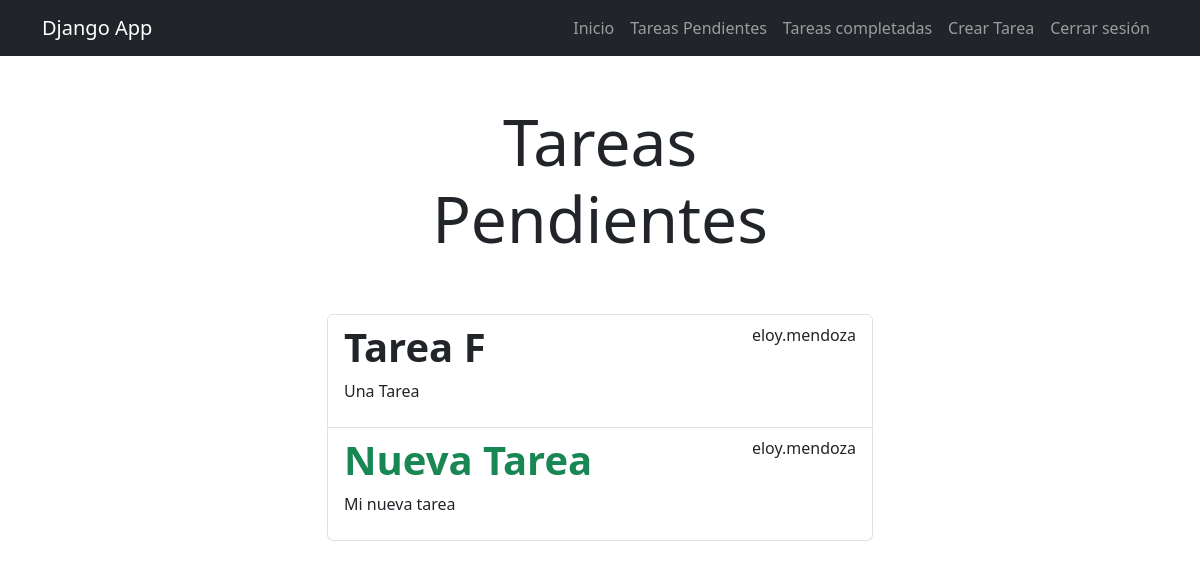
The page /tasks/ (signed in) on the database its author committed.
### task/models.py (models this page shows, shortened)
class Task(models.Model):
    title = models.CharField(max_length=100)
    description = models.TextField(blank=False)
    created = models.DateTimeField(auto_now_add=True)
    datecompleted = models.DateTimeField(null=True, blank=True)
    important = models.BooleanField(default=False)
    user = models.ForeignKey(User, on_delete=models.CASCADE)

### task/views.py (the view)
# urls.py: path('tasks/', views.tasks, name="tasks"),
@login_required
def tasks(request):
    tasks = Task.objects.filter(user = request.user, datecompleted__isnull=True)
    return render(request, 'tasks.html', {'tasks': tasks})

### task/templates/tasks.html (shortened to what this page needs)
{% extends 'base.html' %}
{% block content %}
<main class="container">
    <div class="row">
        <div class="col-md-6 offset-3">
            <h1 class="text-center display-3 py-5">Tareas Pendientes</h1>
            <ul class="list-group">
                {% for task in tasks %}
                <a class="list-group-item" href="{% url 'task_detail' task.id %}">
                    <header class="d-flex justify-content-between">
                        {% if task.important %}
                        <h1 class="fw-bold text-success">{{task.title}}</h1>
                        {% else %}
                            <h1 class="fw-bold">{{task.title}}</h1>
                        {% endif %}
                        <p>{{task.user.username}}</p>
                    </header>
                    <p>{{task.description}}</p>
                </a>
                {% endfor %}
            </ul>
        </div>
    </div>
</main>
{% endblock %}

### rows shown on the page
Task: title "Tarea F", user.username "eloy.mendoza", description "Una Tarea"
Task: title "Nueva Tarea", user.username "eloy.mendoza", description "Mi nueva tarea"
